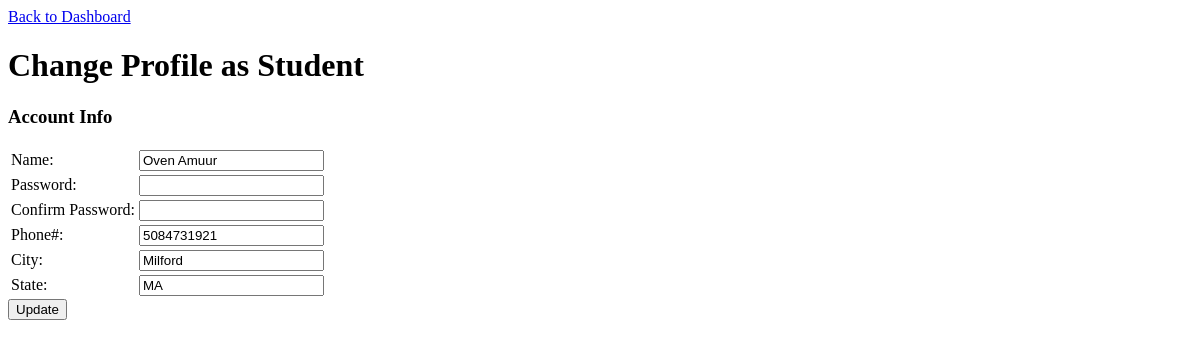
Page /profile_student.php (signed in) on the earlier database version.
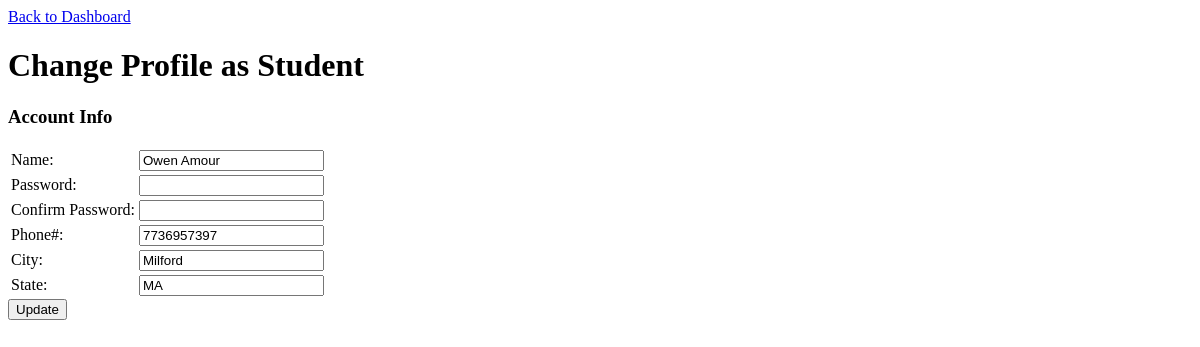
Same page on the later database version.
### tables this page shows
CREATE TABLE `users` (
  `userID` int(11) NOT NULL,
  `name` varchar(255) DEFAULT NULL,
  `email` varchar(255) DEFAULT NULL,
  `phone` char(10) DEFAULT NULL,
  `city` varchar(50) DEFAULT NULL,
  `state` varchar(20) DEFAULT NULL,
  `gradeLevel` int(11) DEFAULT NULL,
  `isParent` tinyint(1) DEFAULT NULL,
  `isStudent` tinyint(1) DEFAULT NULL
);

### functions.php (called while the page is built, shortened)
<?php
function get_user_info($myconnection, $userid) {
  $query = "SELECT * FROM users WHERE userid = " . $userid;
  $result = mysqli_query($myconnection, $query);
  return mysqli_fetch_array($result);
}
function check_session() {
  $session_key = md5('database');
  if(isset($_SESSION)) {
    if (empty($_SESSION[$session_key])) {
	  return false;
    } elseif (intval($_SESSION[$session_key]) <= 0) {
      unset($_SESSION[$session_key]);
	  return false;
    } else {
      return $_SESSION[$session_key];
    }
  } else {
	  return false;
  }
}
?>

### profile_student.php (the view, shortened to what this page needs)
<?php
include 'functions.php';
$userid = check_session();
if (isset($userid) and $userid != false) {
  $myconnection = mysqli_connect('localhost', 'root', '') or die ('Could not connect: ' . mysql_error());
  $row = get_user_info($myconnection, $userid);
  $name = $row['name'];
  $phone_num = $row['phone'];
  $city = $row['city'];
  $state = $row['state'];
}
?>
<!DOCTYPE html>
<html>
<head>
</head>
<body>
	<?php if (isset($userid) and $userid != false) : ?>
	<a href="dashboard.php">Back to Dashboard</a>
	<h1>Change Profile as Student</h1>
	<form method="post" action="profile_student.php">
		<h3>Account Info</h3>
		<table>
			<tr>
				<td><label for="name">Name:</label></td>
				<td><input type="text" name="name" id="name" value="<?php echo $name ?>" required></td>
			</tr>
			<tr>
				<td><label for="password">Password:</label></td>
				<td><input type="password" name="password" id="password" ></td>
			</tr>
			<tr>
				<td><label for="pass_confirm">Confirm Password:</label></td>
				<td><input type="password" name="pass_confirm" id="pass_confirm" ></td>
			</tr>
			<tr>
				<td><label for="phone_num">Phone#:</label></td>
				<td><input type="text" name="phone_num" id="phone_num" value="<?php echo $phone_num ?>" required></td>
			</tr>
			<tr>
				<td><label for="city">City:</label></td>
				<td><input type="text" name="city" id="city" value="<?php echo $city ?>" required></td>
			</tr>
			<tr>
				<td><label for="state">State:</label></td>
				<td><input type="text" name="state" id="state" value="<?php echo $state ?>" required></td>
			</tr>
		</table>
		<input type="submit" name="update" id="update" value="Update">
	</form>
	<?php else : ?>
		<span>"Not logged in! Please <a href='index.php'>CLICK HERE</a> to return to the main page."</span>
	<?php endif; ?>
</body>
</html>

Differences in the rows shown:
removed users: name "Oven Amuur", phone_num "5084731921", city "Milford", state "MA"
added users: name "Owen Amour", phone_num "7736957397", city "Milford", state "MA"
